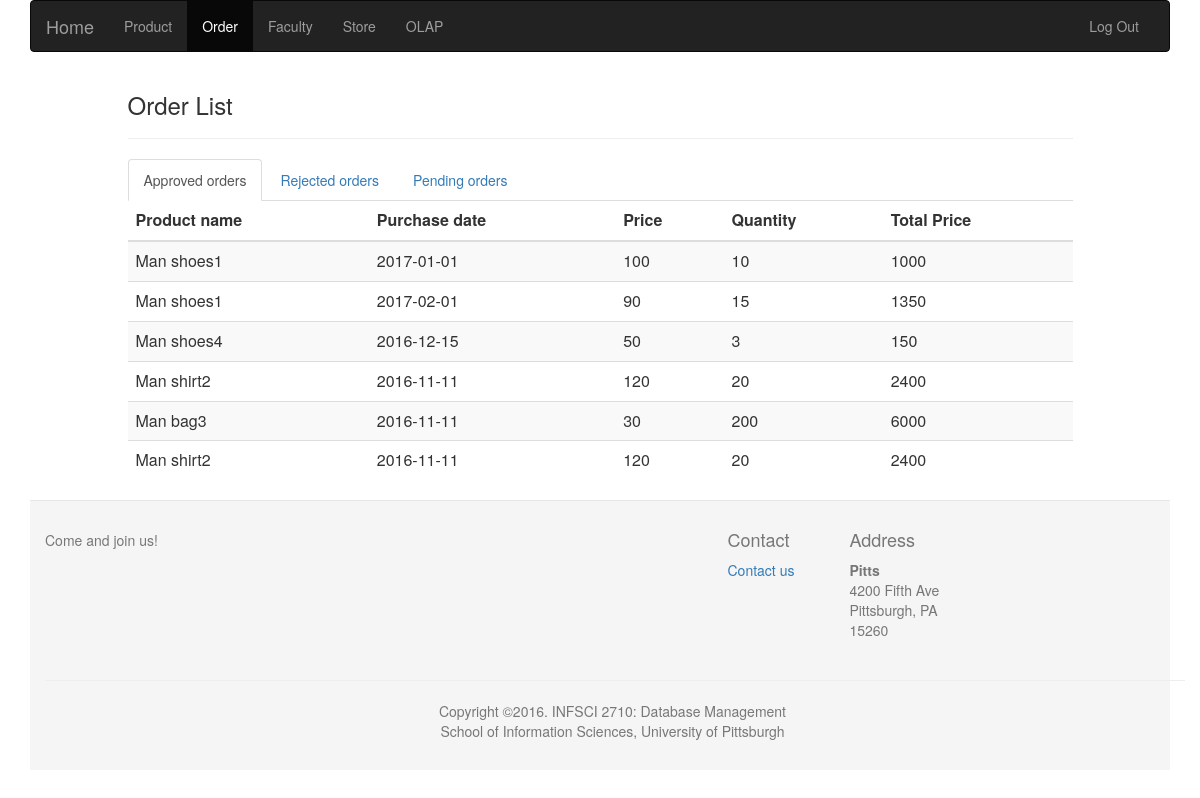
The page /Backstage_Mongo/order.php (signed in) on the database its author committed.
### tables this page shows
CREATE TABLE `transaction` (
  `ID_Transaction` int(11) NOT NULL,
  `purchase_date` date DEFAULT NULL,
  `quantity` int(11) DEFAULT NULL,
  `price` float DEFAULT NULL,
  `ID_Product` int(11) DEFAULT NULL,
  `ID_Store` int(11) DEFAULT NULL,
  `ID_Customer` int(11) DEFAULT NULL,
  `ID_Company` int(11) DEFAULT NULL,
  `change_state` varchar(1000) DEFAULT NULL,
  `change_address` varchar(1000) DEFAULT NULL,
  `status` varchar(40) DEFAULT NULL
);

CREATE TABLE `product` (
  `ID_Product` int(11) NOT NULL,
  `product_name` varchar(40) DEFAULT NULL,
  `inventory` int(11) DEFAULT NULL,
  `price` float DEFAULT NULL,
  `kind` varchar(40) DEFAULT NULL,
  `gender` varchar(30) NOT NULL,
  `description` varchar(1000) DEFAULT NULL,
  `image` varchar(1000) DEFAULT NULL,
  `ID_Store` int(11) DEFAULT NULL
);

### Backstage_Mongo/Order_select_A.php (the view, shortened to what this page needs)
<?php
                    $Mid = $_SESSION['Mid'];
            $servername = "localhost";
            $username = "root";
            $password = "root";
            $dbname = "final";
            $conn = new mysqli($servername, $username, $password, $dbname);
            $sql2 = "SELECT * FROM Manager where ID_Manager = $Mid ";
                $result2 = $conn->query($sql2);
                while($row2 = $result2->fetch_assoc()) {
                    $job = $row2["job_title"];
                    $Sid = $row2["ID_Store"];
                    $state = $row2["state"];
                }
            if ($job == "super"){
                $sql = "SELECT * FROM Transaction where status = 'success' ";
            }elseif ($job == "manager") {
                $sql = "SELECT * FROM Transaction where status = 'success' and ID_Store = $Sid ";
            }else{
                $sql = "SELECT * FROM Transaction where status = 'success' and ID_Store = $Sid and change_state = '$state' ";
            }
            $result = $conn->query($sql);
            while($row = $result->fetch_assoc()) {
                $ID_Product = $row["ID_Product"];
                $purchase_date = $row["purchase_date"];
                $quantity = $row["quantity"];
                $price = $row["price"];
                $sql3 = "SELECT * FROM Product where ID_Product = $ID_Product ";
                $result3 = $conn->query($sql3);
                while($row3 = $result3->fetch_assoc()) {
                    $product_name = $row3["product_name"];
                }
                $totalp = $quantity * $price;
                echo "<tr>";
                echo "<td>".$product_name."</td>";
                echo "<td>".$purchase_date."</td>";
                echo "<td>".$price."</td>";
                echo "<td>".$quantity."</td>";
                echo "<td>".$totalp."</td>";
                echo "</tr>";
            }
?>

### Backstage_Mongo/css/main.css (style rules this page uses)
html, body { height: 100%; }

### rows shown on the page
transaction: ID_Product.product_name "Man shoes1", purchase_date "2017-01-01", price "100", quantity "10", totalp "1000"
transaction: ID_Product.product_name "Man shoes1", purchase_date "2017-02-01", price "90", quantity "15", totalp "1350"
transaction: ID_Product.product_name "Man shoes4", purchase_date "2016-12-15", price "50", quantity "3", totalp "150"
transaction: ID_Product.product_name "Man shirt2", purchase_date "2016-11-11", price "120", quantity "20", totalp "2400"
transaction: ID_Product.product_name "Man bag3", purchase_date "2016-11-11", price "30", quantity "200", totalp "6000"
transaction: ID_Product.product_name "Man shirt2", purchase_date "2016-11-11", price "120", quantity "20", totalp "2400"
